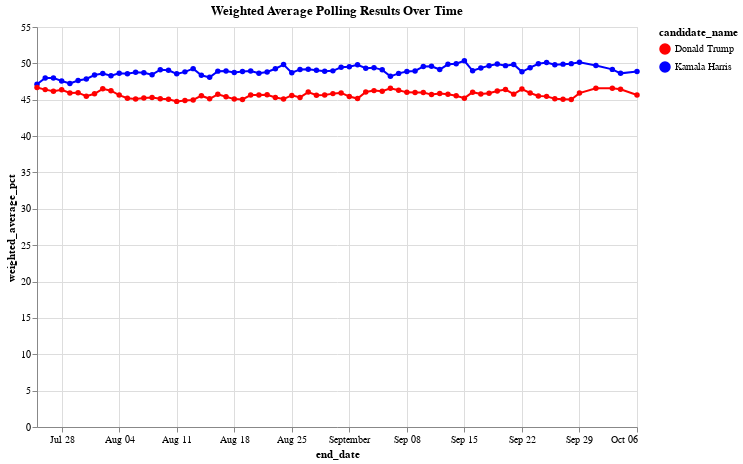

Notebook code for this chart:
### Markdown cell above
Let's view the plot with weight average:

### Code cell
# Create the line chart with points
# Create a customized color encoding for Trump and Harris
color_scale = alt.Scale(domain=['Donald Trump', 'Kamala Harris'], range=['red', 'blue'])

# Create the line chart with points, assigning specific colors to each candidate
chart = alt.Chart(df_weighted_averages).mark_line(point=True).encode(
    x='end_date:T',  # Temporal encoding for end_date
    y='weighted_average_pct:Q',  # Quantitative encoding for weighted averages
    color=alt.Color('candidate_name:N', scale=color_scale),  # Custom color scale for candidates
    tooltip=['end_date', 'candidate_name', 'weighted_average_pct']  # Add tooltips to show details
).properties(
    title='Weighted Average Polling Results Over Time',
    width=600,
    height=400
)

chart.show()

### Figure 1 — Vega-Lite specification as saved in the notebook (floating-point values rounded to 4 significant figures; data arrays with more than 128 entries replaced by an {"elided": "..."} marker saying what was removed)
{"config": {"view": {"continuousWidth": 300, "continuousHeight": 300}}, "data": {"name": "data-7018a86b07f5a47d88304e4f87f984b4"}, "mark": {"type": "line", "point": true}, "encoding": {"color": {"field": "candidate_name", "scale": {"domain": ["Donald Trump", "Kamala Harris"], "range": ["red", "blue"]}, "type": "nominal"}, "tooltip": [{"field": "end_date", "type": "temporal"}, {"field": "candidate_name", "type": "nominal"}, {"field": "weighted_average_pct", "type": "quantitative"}], "x": {"field": "end_date", "type": "temporal"}, "y": {"field": "weighted_average_pct", "type": "quantitative"}}, "height": 400, "title": "Weighted Average Polling Results Over Time", "width": 600, "$schema": "https://vega.github.io/schema/vega-lite/v5.20.1.json", "datasets": {"data-7018a86b07f5a47d88304e4f87f984b4": {"elided": "142 records"}}}
